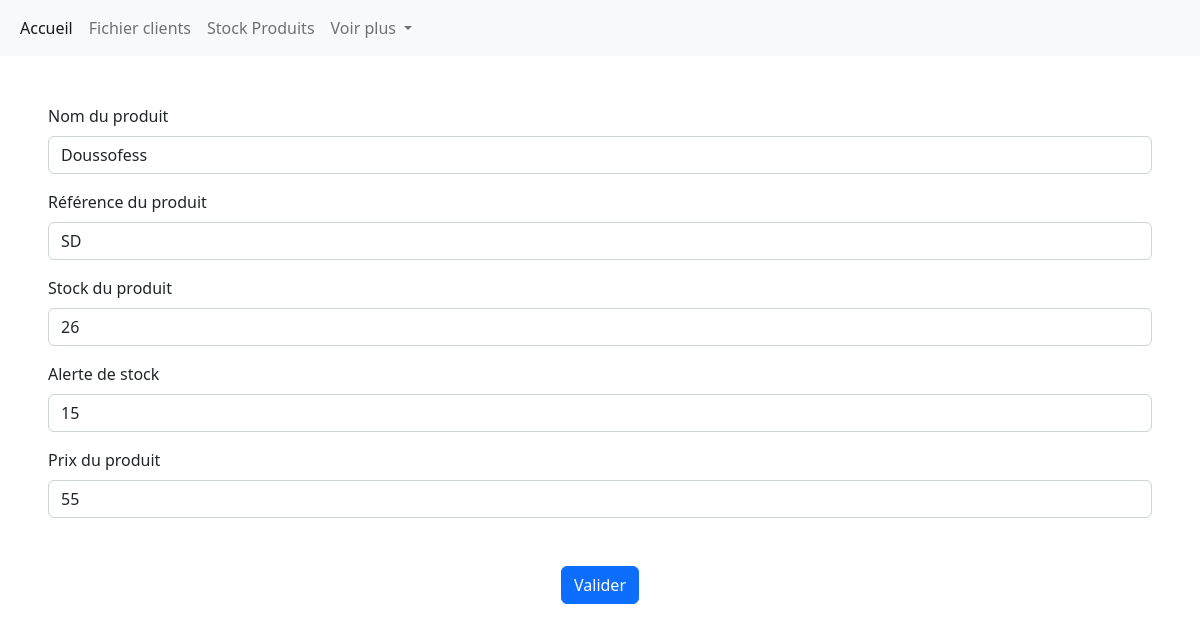
The page /Products/formProduct/1 (signed in) on the database its author committed.
### tables this page shows
CREATE TABLE `products` (
  `id` int(11) NOT NULL,
  `name` varchar(255) NOT NULL,
  `reference` varchar(255) NOT NULL,
  `stock` int(11) NOT NULL,
  `stock_alert` int(11) NOT NULL,
  `price_ht` float(6,2) NOT NULL,
  `vat_id` int(11) NOT NULL
);

### utils/Render.php (called while the page is built, shortened)
<?php
class Render
{
    public static function render(string $path, array $var = [])
    {
        extract($var);
        require('views/' . $path .  '.phtml');
        require('views/layout.phtml');
    }
}

### controllers/ProductsController.php (called while the page is built, shortened)
<?php
class ProductsController extends Controller
{
    public function formProduct(int $productId)
    {
        $product = $this->model->find($productId);
        Render::render("formProducts", compact("pageTitle", "product"));
    }
}

### index.php (called while the page is built, shortened)
<?php
require_once "config/Autoloader.php";
$route = new Routing();
$route->get();

### controllers/Controller.php (called while the page is built, shortened)
<?php
abstract class Controller
{
    public function __construct()
    {
        $this->model = new $this->modelName();
    }
}

### config/Autoloader.php (called while the page is built, shortened)
<?php
class Autoloader
{
    public static function Autoload()
    {
        spl_autoload_register(function ($classname) {
            $classname = str_replace("\\", "/", $classname);
        });
    }
}

### config/Database.php (called while the page is built, shortened)
<?php
class Database
{
    private static $instance = NULL;
    public static function getPdo(): PDO
    {
        if (self::$instance === NULL) {
            self::$instance = new PDO('mysql:host=localhost;dbname=pedale_joyeuse;charset=utf8', 'root', 'root', [
                PDO::ATTR_ERRMODE => PDO::ERRMODE_EXCEPTION,
                PDO::ATTR_DEFAULT_FETCH_MODE => PDO::FETCH_ASSOC
            ]);
        }
        return self::$instance;
    }
}

### models/Model.php (called while the page is built, shortened)
<?php
abstract class Model
{
    protected PDO $pdo;
    protected string $table;
    public function __construct()
    {
        $this->pdo = \config\Database::getpdo();
    }
    public function find(int $id)
    {
        $query = $this->pdo->prepare("SELECT * FROM {$this->table} WHERE id = :id");
        $query->execute(['id' => $id]);
        return $query->fetch();
    }
}

### views/formProducts.phtml (the view)
<form action="/pedaleJoyeuse/Products/updateProduct/<?= $product['id'] ?>" method="POST">
  <div class="mb-3">
    <label for="productName" class="form-label">Nom du produit</label>
    <input required type="text" class="form-control" id="productName" name="productName" value="<?= $product['name'] ?>">
  </div>
  <div class="mb-3">
    <label for="productReference" class="form-label">Référence du produit</label>
    <input required type="text" class="form-control" id="productReference" name="productReference" value="<?= $product['reference'] ?>">
  </div>
  <div class="mb-3">
    <label for="productStock" class="form-label">Stock du produit</label>
    <input required type="number" class="form-control" id="productStock" name="productStock" value="<?= $product['stock'] ?>">
  </div>
  <div class="mb-3">
    <label for="productStockAlert" class="form-label">Alerte de stock</label>
    <input required type="number" class="form-control" id="productStockAlert" name="productStockAlert" value="<?= $product['stock_alert'] ?>">
  </div>
  <div class="mb-3">
    <label for="productPrice" class="form-label">Prix du produit</label>
    <input required type="number" class="form-control" id="productPrice" name="productPrice" value="<?= $product['price_ht'] ?>">
  </div>
  <div class="text-center m-5"><button type="submit" class="btn btn-primary">Valider</button></div>
</form>

### rows shown on the page
products: productName "Doussofess", productReference "SD", productStock "26", productStockAlert "15", productPrice "55"
